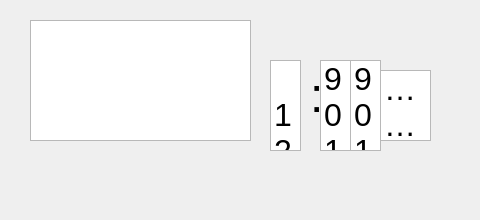
<?xml version="1.0" encoding="UTF-8"?>
<ui version="4.0">
 <class>QAlarmsWindow</class>
 <widget class="QMainWindow" name="QAlarmsWindow">
  <property name="geometry">
   <rect>
    <x>0</x>
    <y>0</y>
    <width>480</width>
    <height>220</height>
   </rect>
  </property>
  <property name="sizePolicy">
   <sizepolicy hsizetype="Fixed" vsizetype="Fixed">
    <horstretch>0</horstretch>
    <verstretch>0</verstretch>
   </sizepolicy>
  </property>
  <property name="minimumSize">
   <size>
    <width>2</width>
    <height>0</height>
   </size>
  </property>
  <property name="windowTitle">
   <string>MainWindow</string>
  </property>
  <widget class="QWidget" name="centralwidget">
   <widget class="QListWidget" name="alarms_qlist">
    <property name="geometry">
     <rect>
      <x>30</x>
      <y>20</y>
      <width>221</width>
      <height>121</height>
     </rect>
    </property>
    <property name="sizePolicy">
     <sizepolicy hsizetype="Preferred" vsizetype="Preferred">
      <horstretch>0</horstretch>
      <verstretch>0</verstretch>
     </sizepolicy>
    </property>
    <property name="font">
     <font>
      <pointsize>24</pointsize>
     </font>
    </property>
    <property name="mouseTracking">
     <bool>true</bool>
    </property>
    <property name="tabletTracking">
     <bool>false</bool>
    </property>
    <property name="verticalScrollBarPolicy">
     <enum>Qt::ScrollBarAlwaysOff</enum>
    </property>
    <property name="horizontalScrollBarPolicy">
     <enum>Qt::ScrollBarAlwaysOff</enum>
    </property>
   </widget>
   <widget class="QListWidget" name="hour_qlist">
    <property name="geometry">
     <rect>
      <x>270</x>
      <y>60</y>
      <width>31</width>
      <height>91</height>
     </rect>
    </property>
    <property name="font">
     <font>
      <pointsize>24</pointsize>
     </font>
    </property>
    <property name="mouseTracking">
     <bool>true</bool>
    </property>
    <property name="verticalScrollBarPolicy">
     <enum>Qt::ScrollBarAlwaysOff</enum>
    </property>
    <property name="horizontalScrollBarPolicy">
     <enum>Qt::ScrollBarAlwaysOff</enum>
    </property>
    <item>
     <property name="text">
      <string>12</string>
     </property>
    </item>
    <item>
     <property name="text">
      <string>1</string>
     </property>
    </item>
    <item>
     <property name="text">
      <string>2</string>
     </property>
    </item>
    <item>
     <property name="text">
      <string>3</string>
     </property>
    </item>
    <item>
     <property name="text">
      <string>4</string>
     </property>
    </item>
    <item>
     <property name="text">
      <string>5</string>
     </property>
    </item>
    <item>
     <property name="text">
      <string>6</string>
     </property>
    </item>
    <item>
     <property name="text">
      <string>7</string>
     </property>
    </item>
    <item>
     <property name="text">
      <string>8</string>
     </property>
    </item>
    <item>
     <property name="text">
      <string>9</string>
     </property>
    </item>
    <item>
     <property name="text">
      <string>10</string>
     </property>
    </item>
    <item>
     <property name="text">
      <string>11</string>
     </property>
    </item>
    <item>
     <property name="text">
      <string>12</string>
     </property>
    </item>
    <item>
     <property name="text">
      <string>1</string>
     </property>
    </item>
   </widget>
   <widget class="QListWidget" name="ampm_qlist">
    <property name="geometry">
     <rect>
      <x>380</x>
      <y>70</y>
      <width>51</width>
      <height>71</height>
     </rect>
    </property>
    <property name="font">
     <font>
      <pointsize>24</pointsize>
     </font>
    </property>
    <property name="mouseTracking">
     <bool>true</bool>
    </property>
    <property name="verticalScrollBarPolicy">
     <enum>Qt::ScrollBarAlwaysOff</enum>
    </property>
    <property name="horizontalScrollBarPolicy">
     <enum>Qt::ScrollBarAlwaysOff</enum>
    </property>
    <item>
     <property name="text">
      <string>AM</string>
     </property>
    </item>
    <item>
     <property name="text">
      <string>PM</string>
     </property>
    </item>
   </widget>
   <widget class="QLabel" name="label">
    <property name="geometry">
     <rect>
      <x>310</x>
      <y>70</y>
      <width>21</width>
      <height>51</height>
     </rect>
    </property>
    <property name="font">
     <font>
      <pointsize>36</pointsize>
     </font>
    </property>
    <property name="text">
     <string>:</string>
    </property>
   </widget>
   <widget class="QListWidget" name="minutesA_qlist">
    <property name="geometry">
     <rect>
      <x>320</x>
      <y>60</y>
      <width>31</width>
      <height>91</height>
     </rect>
    </property>
    <property name="font">
     <font>
      <pointsize>24</pointsize>
     </font>
    </property>
    <property name="mouseTracking">
     <bool>true</bool>
    </property>
    <property name="verticalScrollBarPolicy">
     <enum>Qt::ScrollBarAlwaysOff</enum>
    </property>
    <property name="horizontalScrollBarPolicy">
     <enum>Qt::ScrollBarAlwaysOff</enum>
    </property>
    <item>
     <property name="text">
      <string>9</string>
     </property>
    </item>
    <item>
     <property name="text">
      <string>0</string>
     </property>
    </item>
    <item>
     <property name="text">
      <string>1</string>
     </property>
    </item>
    <item>
     <property name="text">
      <string>2</string>
     </property>
    </item>
    <item>
     <property name="text">
      <string>3</string>
     </property>
    </item>
    <item>
     <property name="text">
      <string>4</string>
     </property>
    </item>
    <item>
     <property name="text">
      <string>5</string>
     </property>
    </item>
    <item>
     <property name="text">
      <string>6</string>
     </property>
    </item>
    <item>
     <property name="text">
      <string>7</string>
     </property>
    </item>
    <item>
     <property name="text">
      <string>8</string>
     </property>
    </item>
    <item>
     <property name="text">
      <string>9</string>
     </property>
    </item>
    <item>
     <property name="text">
      <string>0</string>
     </property>
    </item>
    <item>
     <property name="text">
      <string>1</string>
     </property>
    </item>
   </widget>
   <widget class="QListWidget" name="minutesB_qlist">
    <property name="geometry">
     <rect>
      <x>350</x>
      <y>60</y>
      <width>31</width>
      <height>91</height>
     </rect>
    </property>
    <property name="font">
     <font>
      <pointsize>24</pointsize>
     </font>
    </property>
    <property name="mouseTracking">
     <bool>true</bool>
    </property>
    <property name="verticalScrollBarPolicy">
     <enum>Qt::ScrollBarAlwaysOff</enum>
    </property>
    <property name="horizontalScrollBarPolicy">
     <enum>Qt::ScrollBarAlwaysOff</enum>
    </property>
    <item>
     <property name="text">
      <string>9</string>
     </property>
    </item>
    <item>
     <property name="text">
      <string>0</string>
     </property>
    </item>
    <item>
     <property name="text">
      <string>1</string>
     </property>
    </item>
    <item>
     <property name="text">
      <string>2</string>
     </property>
    </item>
    <item>
     <property name="text">
      <string>3</string>
     </property>
    </item>
    <item>
     <property name="text">
      <string>4</string>
     </property>
    </item>
    <item>
     <property name="text">
      <string>5</string>
     </property>
    </item>
    <item>
     <property name="text">
      <string>6</string>
     </property>
    </item>
    <item>
     <property name="text">
      <string>7</string>
     </property>
    </item>
    <item>
     <property name="text">
      <string>8</string>
     </property>
    </item>
    <item>
     <property name="text">
      <string>9</string>
     </property>
    </item>
    <item>
     <property name="text">
      <string>0</string>
     </property>
    </item>
    <item>
     <property name="text">
      <string>1</string>
     </property>
    </item>
   </widget>
  </widget>
 </widget>
 <resources/>
 <connections/>
</ui>
